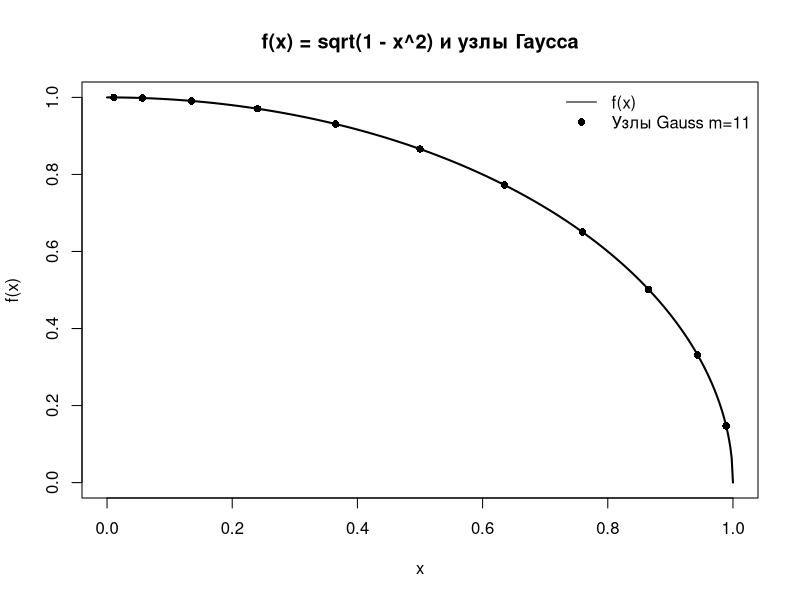

Reproduce this figure in R.
a <- 0
b <- 1
# Тестовая задача из задания: I = 4 * ∫_0^1 sqrt(1 - x^2) dx = π
# Но обычно интеграл просто ∫0^1 f(x) dx; проверим оба варианта.
f <- function(x) { sqrt(1 - x^2) }   # подынтегральная для π/4
I_true_scaled <- pi / 4              # ∫_0^1 sqrt(1-x^2) dx = π/4

# Параметр для составного метода прямоугольников
n_rect <- 200   # увеличение n -> уменьшение погрешности

# Параметр для метода Гаусса: возьмём m = 5 и m = 11
m_list <- c(5, 11)

# 1. Составной метод прямоугольников (midpoint)
composite_midpoint <- function(f, a, b, n) {
  h <- (b - a) / n
  mid_points <- seq(a + h/2, b - h/2, length.out = n)
  return(h * sum(f(mid_points)))
}

I_mid <- composite_midpoint(f, a, b, n_rect)
cat(sprintf("Composite midpoint (n=%d): I = %.12f ; точное = %.12f ; abs err = %.3e\n",
            n_rect, I_mid, I_true_scaled, abs(I_mid - I_true_scaled)))

# 2. Метод Гаусса: таблица узлов и весов для m=5 и m=11 (стандартные узлы на [-1,1]).
#    Для интеграла по [a,b] нужна афинная замена переменной.

gauss_table <- function(m) {
  if (m == 5) {
    # узлы и веса для 5-точечной формулы Гаусса (по [-1,1])
    t <- c(-0.9061798459, -0.5384693101, 0.0, 0.5384693101, 0.9061798459)
    A <- c(0.2369268851, 0.4786286705, 0.5688888889, 0.4786286705, 0.2369268851)
  } else if (m == 11) {
    # узлы и веса для 11-точечной формулы (значения округлены)
    t <- c(-0.9782286581, -0.8870625998, -0.7301520056, -0.5190961292, -0.2695431559,
           0.0,
           0.2695431559, 0.5190961292, 0.7301520056, 0.8870625998, 0.9782286581)
    A <- c(0.0556685671, 0.1255803695, 0.1862902109, 0.2331937646, 0.2628045442,
           0.2729250868,
           0.2628045442, 0.2331937646, 0.1862902109, 0.1255803695, 0.0556685671)
  } else {
    stop("Таблица весов/узлов реализована только для m=5 и m=11")
  }
  return(list(t = t, A = A))
}

gauss_integral <- function(f, a, b, m) {
  tab <- gauss_table(m)
  t <- tab$t; A <- tab$A
  # преобразование отрезка [-1,1] -> [a,b]: x = (b+a)/2 + (b-a)/2 * t
  x_nodes <- (a + b)/2 + (b - a)/2 * t
  integral <- sum(A * f(x_nodes)) * (b - a)/2
  return(integral)
}

# Посчитаем для каждого m
for (m in m_list) {
  I_gauss <- gauss_integral(f, a, b, m)
  cat(sprintf("Gauss m=%d: I = %.12f ; abs err = %.3e\n", m, I_gauss, abs(I_gauss - I_true_scaled)))
}

# 3. Вычисление I_scaled = 4 * integral и сравнение с π
I_mid_full <- 4 * I_mid
I_gauss_full <- sapply(m_list, function(m) 4 * gauss_integral(f, a, b, m))
cat(sprintf("Composite midpoint scaled (4*I): %.12f ; error vs pi = %.3e\n", I_mid_full, abs(I_mid_full - pi)))
for (i in seq_along(m_list)) {
  cat(sprintf("Gauss m=%d scaled (4*I): %.12f ; error vs pi = %.3e\n",
              m_list[i], I_gauss_full[i], abs(I_gauss_full[i] - pi)))
}

# 4. Графики: функция и точки Гаусса
xx <- seq(a, b, length.out = 500)
plot(xx, f(xx), type = "l", lwd = 2, main = "f(x) = sqrt(1 - x^2) и узлы Гаусса",
     xlab = "x", ylab = "f(x)")
# отметить узлы Гаусса для m=11
tab11 <- gauss_table(11)
xnodes11 <- (a + b)/2 + (b - a)/2 * tab11$t
points(xnodes11, f(xnodes11), pch = 16)
legend("topright", legend = c("f(x)", "Узлы Gauss m=11"), pch = c(NA, 16), lty = c(1,NA), bty = "n")

# 5. Табличный вывод
res_integration <- data.frame(
  method = c("midpoint", paste0("gauss_m", m_list)),
  I_value = c(I_mid, sapply(m_list, function(m) gauss_integral(f, a, b, m))),
  abs_err = c(abs(I_mid - I_true_scaled), sapply(m_list, function(m) abs(gauss_integral(f, a, b, m) - I_true_scaled)))
)
print(res_integration)
